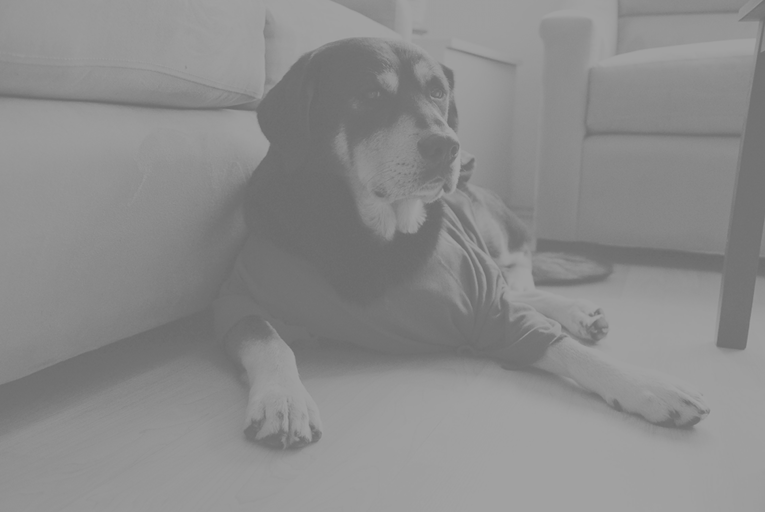
#> input picture Practicas/Práctica 4/p4.png, 765 x 512 px
$ jupyter execute 'Práctica 4 Ejercicio 1.ipynb'
#> lines starting #> are read from the running program, lines starting #| are printed output that depends on the picture; after the words box and inside, x2 and y2 are one past the last pixel; in counts of white or black regions, pixels touching at a corner belong together
1. **Crear un programa en OpenCV que a) tome una imagen como entrada, la cargue en tonos de gris, la visualice, muestre su histograma, y b) iguale su histograma y muestre en otra ventana diferente el resultado de esta igualación. El resultado de la operación de igualación se puede ver en las figuras 1 y 2**

Figura 1. Ejemplo de igualación

Figura 2. Histograma igualado

* **a) Cargamos la imagen de entrada en escala de gris, la visualizamos y mostramos su histograma:**

[cell 1]
import numpy as np
import cv2, sys


def calculaHistograma(imagen):
    #calculamos las dimensiones
    dimensiones=imagen.shape
    alto = dimensiones[0]
    ancho = dimensiones[1]
    #calculamos el array con el nÃºmero de pÃ­xeles que possen cada uno de los 256 tonos posibles
    vectorHistograma = np.zeros(256, np.uint32)
    for i in range(alto):
        for j in range(ancho):
            vectorHistograma[imagen[i][j]] += 1
    return vectorHistograma

def creaImagenHistograma(alto):
    anchoHistograma = 256 * 4
    imagenHistograma = np.zeros((alto, anchoHistograma), np.uint8)
    imagenHistograma.fill(255)
    return imagenHistograma

def dibujaHistograma(imagenHistograma, vectorHistograma, altoImagen,nombre):
    valorMaximo = np.max(vectorHistograma)
    vectorHistogramaNormalizado = np.zeros(256, np.uint32)
    posicionXInicialRectangulo = 0
    for i in range(vectorHistograma.size):
        vectorHistogramaNormalizado[i] = (vectorHistograma[i]/valorMaximo) * altoImagen
        #Nota: hay que darse cuenta que la posiciÃ³n (0,0) es la esquina superior izquierda es la esquina superior.
        cv2.rectangle(imagenHistograma, (posicionXInicialRectangulo, altoImagen - vectorHistogramaNormalizado[i]), (posicionXInicialRectangulo + 4, altoImagen), (0, 0, 0), -1)
        posicionXInicialRectangulo +=4
    cv2.imshow(nombre, imagenHistograma)


nombreImagen ="p4.png"

#cargamos la imagen
imagen = cv2.imread(nombreImagen, cv2.IMREAD_GRAYSCALE)
#> imagen is the input picture: shape (512, 765); min 107, max 161, mean 139.3

if (imagen is None):
    print("Error al cargar la imagen")
    sys.exit()

#calculamos las dimensiones
dimensiones=imagen.shape
#> dimensiones = (512, 765)
alto = dimensiones[0]
#> alto = 512
ancho = dimensiones[1]
#> ancho = 765

vectorHistograma = calculaHistograma(imagen)
#> vectorHistograma = 256 values, max 18002 at index 161, min 0 at index 0, mean 1530

cv2.imshow("Imagen", imagen)
imagenHistograma = creaImagenHistograma(alto)
#> in creaImagenHistograma, `imagenHistograma.fill(255)`: imagenHistograma: shape (512, 1024); every value is 255
dibujaHistograma(imagenHistograma, vectorHistograma, alto,"Histograma")
#> in dibujaHistograma, `valorMaximo = np.max(vectorHistograma)`: valorMaximo = 18002
#> after the loop in dibujaHistograma, `for i in range(vectorHistograma.size):`:
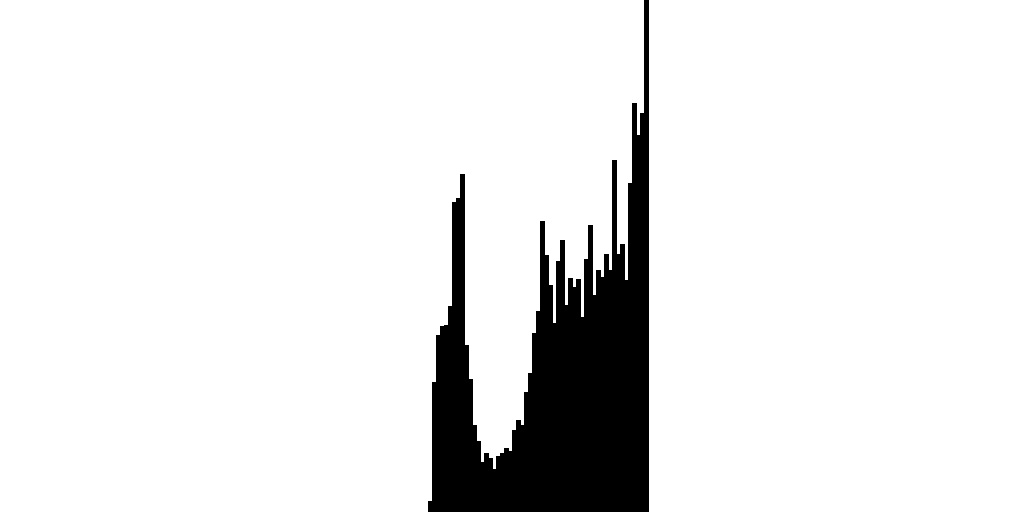
#> imagenHistograma: shape (512, 1024); 91.3% white; 1 black region, box (x1, y1, x2, y2) and area: (428, 0, 649, 512) 45749
#> after the loop in dibujaHistograma, `for i in range(vectorHistograma.size):`: posicionXInicialRectangulo = 1024; vectorHistogramaNormalizado = 256 values, max 512 at index 161, min 0 at index 0, mean 43.41

cv2.waitKey(0)
cv2.destroyAllWindows()

* **iguale su histograma y muestre en otra ventana diferente el resultado de esta igualación (Nota: la explicación del algoritmo de igualación la podemos encontrar en la transparencia 28 del tema 2)**

[cell 2]
# Inicializamos MN, l y vectores necesarios
MN = alto * ancho
#> MN = 391680
L = len(vectorHistograma) - 1
#> L = 255
vectorProbabilidades = np.zeros(256, np.float32)
vectorHistogramaFinal = np.zeros(256, np.float32)

# Aplicamos la formula
for i in range(len(vectorHistograma)):
    vectorProbabilidades[i] = vectorHistograma[i]/MN
    s = 0
    for j in range(i+1):
        s += L * vectorProbabilidades[j]

    vectorHistogramaFinal[i] = round(s)
#> after the loop, vectorHistogramaFinal = 256 values from 0 to 255; vectorProbabilidades = 256 values, max 0.046 at index 161, min 0 at index 0, mean 0.00391

# Modifico la imagen original
for i in range(alto):
    for j in range(ancho):
        imagen[i][j] = vectorHistogramaFinal[imagen[i][j]]
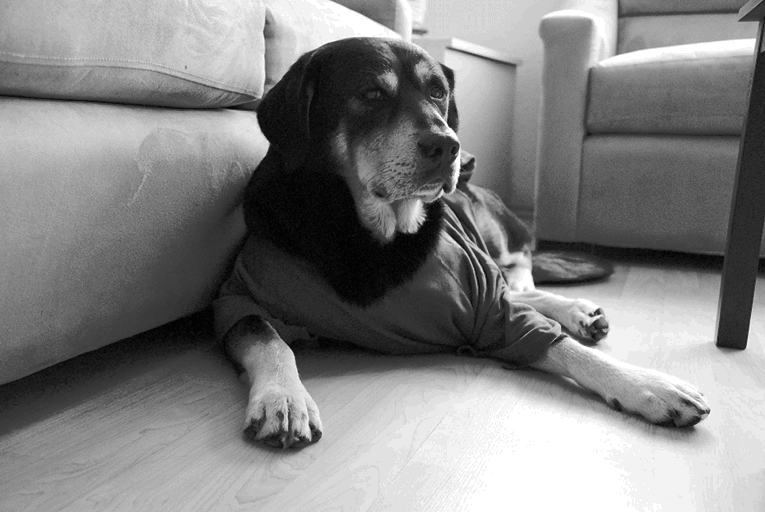
#> imagen: shape (512, 765); min 0, max 255, mean 130.5

# Mostramos la imagen y su histograma
cv2.imshow("ImagenFinal", imagen)
imagenHistograma = creaImagenHistograma(alto)
vectorHistogramaNuevo = calculaHistograma(imagen)
#> vectorHistogramaNuevo = 256 values, max 18002 at index 255, min 0 at index 1, mean 1530
dibujaHistograma(imagenHistograma, vectorHistogramaNuevo, alto,"HistogramaFinal")
#> call 2 of dibujaHistograma, with vectorHistograma = array of shape (256,), altoImagen = 512, nombre = 'HistogramaFinal'
#> after the loop in dibujaHistograma (call 2), `for i in range(vectorHistograma.size):`:
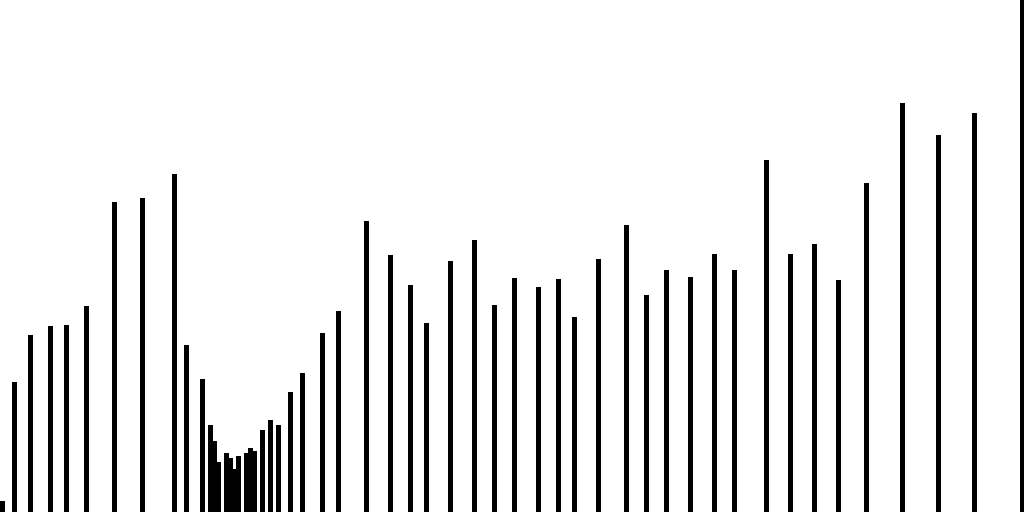
#> imagenHistograma: shape (512, 1024); 89.6% white; 48 black regions, largest, box (x1, y1, x2, y2) and area: (1020, 0, 1024, 512) 2048, (900, 103, 905, 512) 2045, (972, 113, 977, 512) 1995
#> after the loop in dibujaHistograma (call 2), `for i in range(vectorHistograma.size):`: posicionXInicialRectangulo = 1024; vectorHistogramaNormalizado = 256 values, max 512 at index 255, min 0 at index 1, mean 43.41

cv2.waitKey(0)
cv2.destroyAllWindows()
